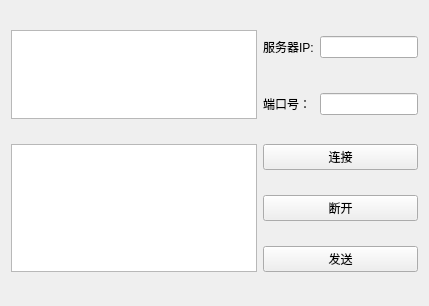
<?xml version="1.0" encoding="UTF-8"?>
<ui version="4.0">
 <class>SocketForm</class>
 <widget class="QWidget" name="SocketForm">
  <property name="geometry">
   <rect>
    <x>0</x>
    <y>0</y>
    <width>429</width>
    <height>306</height>
   </rect>
  </property>
  <property name="windowTitle">
   <string>Form</string>
  </property>
  <layout class="QGridLayout" name="gridLayout">
   <item row="0" column="0" rowspan="2">
    <widget class="QTextEdit" name="ReadMsg"/>
   </item>
   <item row="0" column="1">
    <widget class="QLabel" name="label">
     <property name="text">
      <string>服务器IP:</string>
     </property>
    </widget>
   </item>
   <item row="0" column="2">
    <widget class="QLineEdit" name="ServerIP"/>
   </item>
   <item row="1" column="1">
    <widget class="QLabel" name="label_2">
     <property name="text">
      <string>端口号：</string>
     </property>
    </widget>
   </item>
   <item row="1" column="2">
    <widget class="QLineEdit" name="port"/>
   </item>
   <item row="2" column="0" rowspan="3">
    <widget class="QTextEdit" name="SendMsg"/>
   </item>
   <item row="2" column="1" colspan="2">
    <widget class="QPushButton" name="btnconnect">
     <property name="text">
      <string>连接</string>
     </property>
    </widget>
   </item>
   <item row="3" column="1" colspan="2">
    <widget class="QPushButton" name="btnDisconnect">
     <property name="text">
      <string>断开</string>
     </property>
    </widget>
   </item>
   <item row="4" column="1" colspan="2">
    <widget class="QPushButton" name="btnSend">
     <property name="text">
      <string>发送</string>
     </property>
    </widget>
   </item>
  </layout>
 </widget>
 <resources/>
 <connections/>
</ui>
